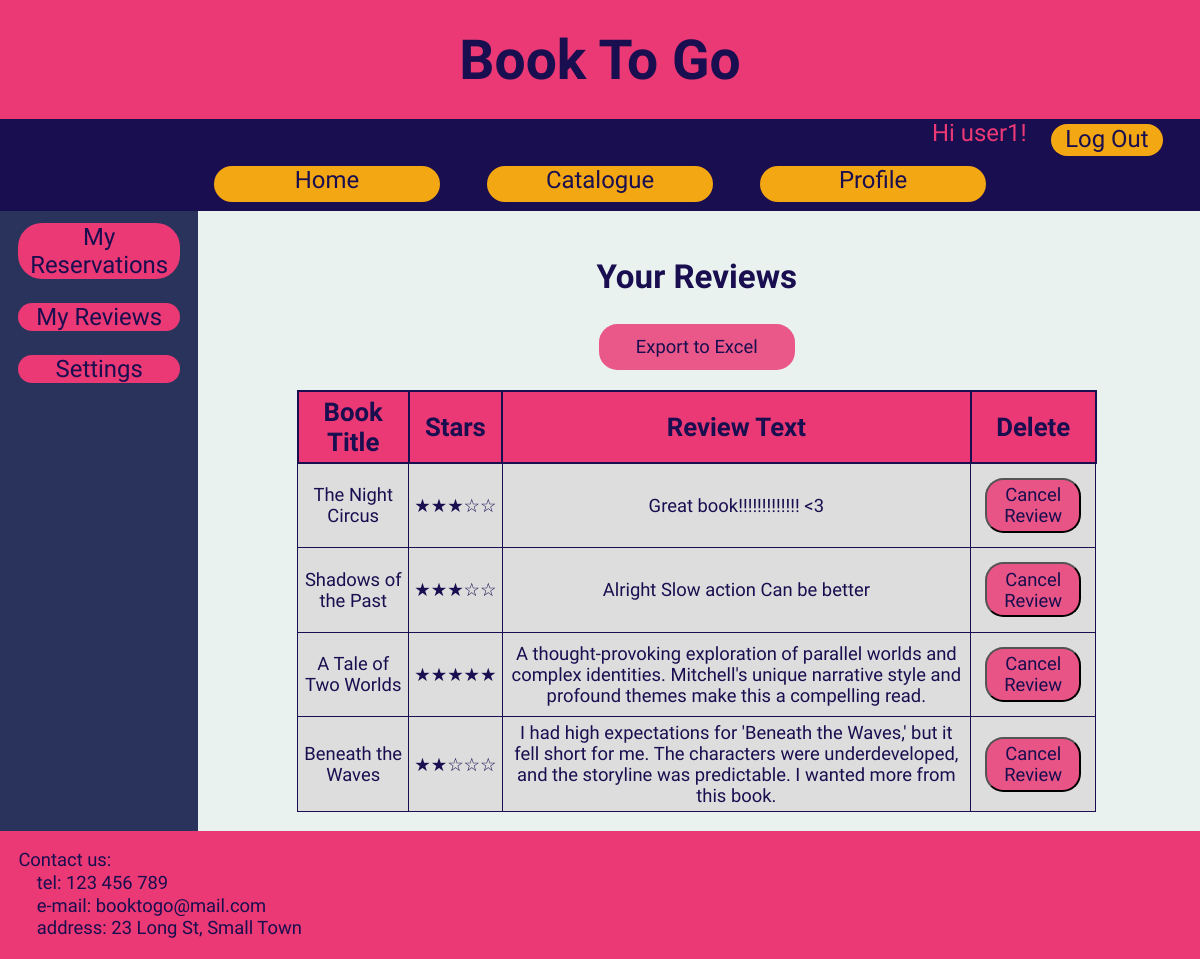
/book_site/profile/reviews (signed in), run on the app's committed database.
### book_site/models.py (models this page shows, shortened)
class BookReview(models.Model):
    book = models.ForeignKey(Book, on_delete=models.CASCADE, related_name='reviews')
    review_text = models.TextField()
    stars = models.PositiveIntegerField(choices=[(i, str(i)) for i in range(1, 6)])
    user = models.ForeignKey(User, on_delete=models.CASCADE, related_name='book_reviews')
    created_at = models.DateTimeField(auto_now_add=True)

class Book(models.Model):
    title = models.CharField(max_length=127)
    author = models.CharField(max_length=31)
    available = models.BooleanField()
    pub_date = models.DateField()
    date_added = models.DateField(auto_now_add=True)

### book_site/views.py (the view)
# urls.py: path('profile/reviews', views.profile_reviews_view, name='profile_reviews_view'),
@login_required
def profile_reviews_view(request):
    if not request.user.is_authenticated:
        return redirect('login_redirect')
    else:
        reviews = BookReview.objects.filter(user=request.user)
        context = {
            'reviews': reviews,
        }
        return render(request, 'book_site/profile_reviews.html', context)

### book_site/templates/book_site/profile_reviews.html (shortened to what this page needs)
{% extends "book_site/base.html" %}
{% block content %}
    <div class="profileNavContent">
        <nav class="profileNav">
            <a href="{% url 'profile_redirect' %}" class="profileLink">My Reservations</a>
            <a href="{% url 'profile_reviews_view' %}" class="profileLink">My Reviews</a>
            <a href="{% url 'profile_settings_view' %}" class="profileLink">Settings</a>
        </nav>
        <div class="containerProfile">
            <h2>Your Reviews</h2>
            {% if reviews %}
                <div class="ForgotPasswdDIV">
                    <a href="{% url 'export_to_excelReview' %}" class="createAccountLink">Export to Excel</a>
                </div>
                <table>
                    <thead>
                    <tr>
                        <th>Book Title</th>
                        <th>Stars</th>
                        <th>Review Text</th>
                        <th>Delete</th>
                    </tr>
                    </thead>
                    <tbody>
                    {% for review in reviews %}
                        <tr>
                            <td>{{ review.book.title }}</td>
                            <td>
                                {% if review.stars == 5 %}
                                    ★★★★★
                                {% elif review.stars == 4 %}
                                    ★★★★☆
                                {% elif review.stars == 3 %}
                                    ★★★☆☆
                                {% elif review.stars == 2 %}
                                    ★★☆☆☆
                                {% elif review.stars == 1 %}
                                    ★☆☆☆☆
                                {% else %}
                                    No rating
                                {% endif %}
                            </td>
                            <td>{{ review.review_text }}</td>
                            <td>
                                <form action="{% url 'delete_review' review.id %}" method="post"
                                      onsubmit="return confirm('Are you sure you want to delete this review?');">
                                    <button type="submit" class="btn-btn-danger">Cancel Review</button>
                                </form>
                            </td>
                        </tr>
                    {% endfor %}
                    </tbody>
                </table>
            {% else %}
                <p>You don't have any reviews.</p>
            {% endif %}
        </div>
    </div>
{% endblock %}

### book_site/templates/book_site/navigation.html (shortened to what this page needs)
<div class="LoginLinkDiv">
    {% if user.is_authenticated %}
        <div class="login-info">Hi {{ user.username }}!</div>
        <form action="{% url 'logout' %}" method="post" class="LogInButton">
            <button type="submit" class="logout-button">Log Out</button>
        </form>
    {% else %}
        <div class="login-info">You are not logged in</div>
        <a href="{% url 'login_redirect' %}" class="LogInButton">Log In</a>
    {% endif %}
</div>
<div class="sectionLinksDiv">
    <a href="{% url 'home_redirect' %}" class="sectionLink">Home</a>
    <a href="{% url 'catalogue_redirect' %}" class="sectionLink">Catalogue</a>
    <a href="{% url 'profile_redirect' %}" class="sectionLink">Profile</a>
</div>

### static/book_site/styles.css (style rules this page uses)
:root { --colorhfbg: #ea3974; --colorbg: #EAF2EF; --colortext: #190E4F; --colornavbg: #190E4F; --colornavbox: #F3A712; }
html { height: 100%; }
body { background-color: var(--colorbg); color: var(--colortext); font-family: 'Grenze Gotisch', sans-serif; position: relative; margin: 0; height: 100%; display: flex; flex-direction: column; min-height: 100vh; font-size: 2.3vh; }
.profileNavContent { display: flex; width: 100%; height: 100%; }
.profileNav { background-color: #29335C; justify-content: flex-start; display: flex; flex-direction: column; width: 15%; min-width: 16ch; height: 100%; align-items: center; padding: 0 0.5em; }
.profileLink { text-decoration: none; background-color: var(--colorhfbg); width: 90%; text-align: center; font-size: 1.3em; color: var(--colortext); margin: 0.5em; border-radius: 1em; }
.containerProfile { display: flex; padding: 1em; width: 80%; justify-content: start; align-items: center; flex-direction: column }
nav { background-color: var(--colornavbg); justify-content: center; height: 5em; padding: 0 1em; }
.sectionLinksDiv { background-color: var(--colornavbg); justify-content: center; height: 3em; display: flex; padding: 0 1em; }
.sectionLink { text-decoration: none; background-color: var(--colornavbox); width: 20%; text-align: center; margin: 0.4em 1em; font-size: 1.3em; color: var(--colortext); border-radius: 1em; min-width: 9ch; }
.LoginLinkDiv { background-color: var(--colornavbg); justify-content: right; height: 2em; display: flex; padding: 0 1em; min-width: 30ch; }
.logout-button { background: transparent; border: none; cursor: pointer; font-size: 1em; color: var(--colortext); font-family: 'Grenze Gotisch', sans-serif; margin: 0; min-width: 6ch; height: 1em; }
.login-info { color: var(--colorhfbg); font-size: 1.3em; text-decoration: none; width: 20%; text-align: right; margin: 0 1em; min-width: 20ch; }
.LogInButton { text-decoration: none; background-color: var(--colornavbox); width: 10%; text-align: center; margin-top: 0.2em; font-size: 1.3em; color: var(--colortext); border-radius: 1em; min-width: 8ch; }
button { background-color: rgba(234, 57, 116, 0.83); color: var(--colortext); height: 2em; font-size: 1.3em; min-width: 12ch; border-radius: 1em; margin: 0.5em; font-family: 'Grenze Gotisch', sans-serif; }
.btn-btn-danger { height: 3em; min-width: 8ch; font-size: 1em; }
h2 { font-size: 1.8em; justify-content: center; width: 100%; text-align: center; }
.ForgotPasswdDIV { background-color: rgba(234, 57, 116, 0.83); color: var(--colortext); height: 2.5em; font-size: 1em; min-width: 12ch; width: 20%; border-radius: 1em; font-family: 'Grenze Gotisch', sans-serif; text-decoration: none; align-content: center; text-align: center; display: flex; align-items: center; justify-content: center; padding: 0 0.1em }
.createAccountLink { color: var(--colortext); text-decoration: none; font-size: 1em; display: inline-block;; }
table { width: 100%; max-width: 800px; border-collapse: collapse; margin-top: 20px; }
table, th, td { border: 0.1em solid var(--colornavbg); }
th, td { padding: 5px; }
th { background-color: var(--colorhfbg); text-align: center; font-size: 1.4em; }
td { background-color: #ddd; text-align: center; }

### data on the page
BookReview: book "The Night Circus", review_text "Great book!!!!!!!!!!!!! <3"
BookReview: book "Shadows of the Past", review_text "Alright Slow action Can be better"
BookReview: book "A Tale of Two Worlds", review_text "A thought-provoking exploration of parallel worlds and complex identities. Mitchell's unique narrative style and profound themes make this a compelling read."
BookReview: book "Beneath the Waves", review_text "I had high expectations for 'Beneath the Waves,' but it fell short for me. The characters were underdeveloped, and the storyline was predictable. I wanted more from this book."

### other printed values
{{ user.username }} "user1"
